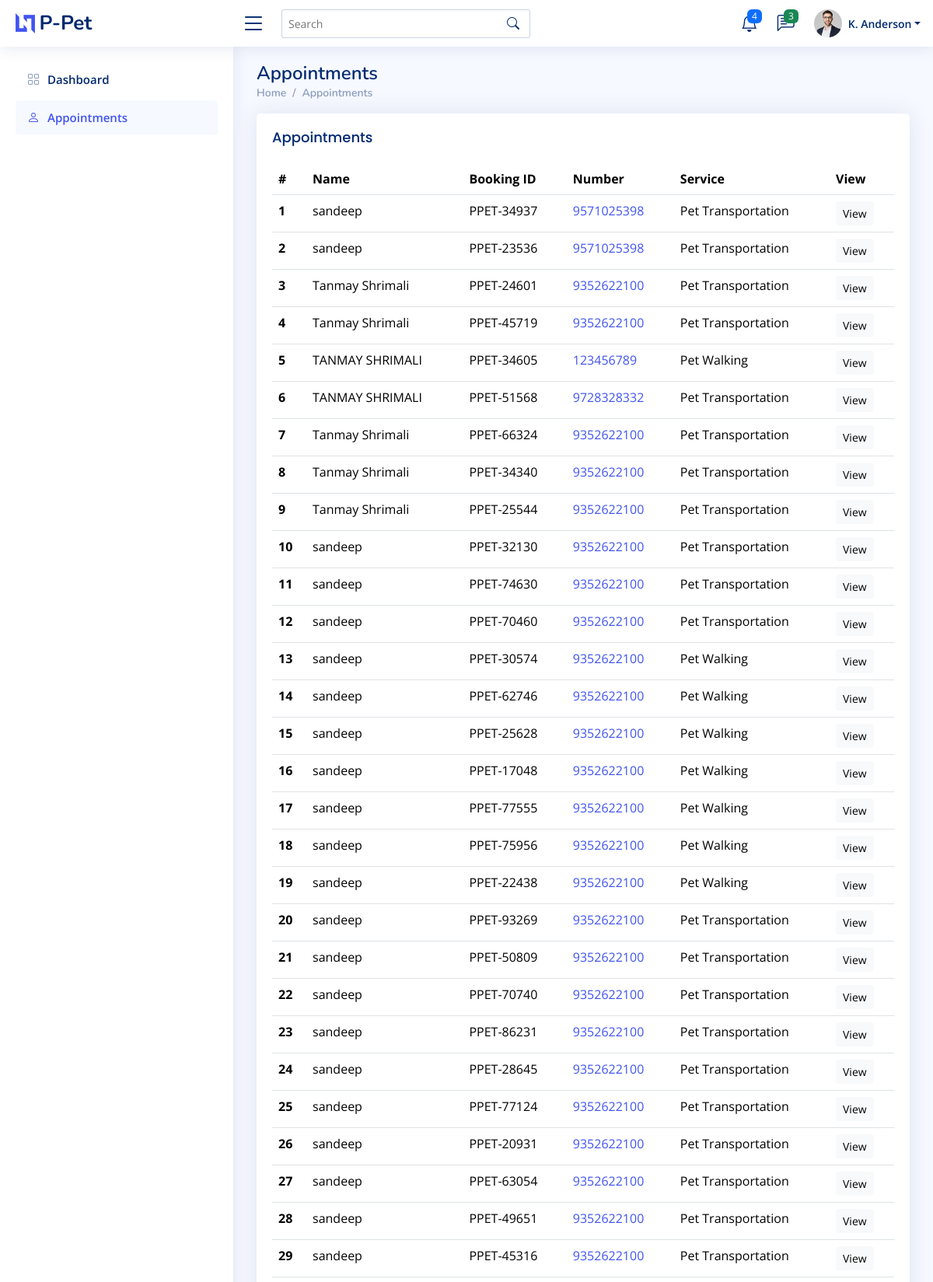
The app's page /appointments/ (upper part) with its own data.
### myapp/models.py (models this page shows, shortened)
class Appointment(models.Model):
    booking_id = models.CharField(max_length=20, unique=True)
    created_at = models.DateTimeField(default=timezone.now)
    name = models.CharField(max_length=200)
    email = models.EmailField()
    number = models.IntegerField()
    pet = models.CharField(max_length=200)
    date = models.CharField(max_length=100)
    time = models.CharField(max_length=200)
    selected_service = models.CharField(max_length=200)
    pet_name = models.CharField(max_length=100, default="", null=True, blank=True)
    pickup_location = models.CharField(max_length=200, default="", null=True, blank=True)
    drop_location = models.CharField(max_length=200, default="", null=True, blank=True)
    instructions = models.TextField(default="", null=True, blank=True)
    signature = models.ImageField(upload_to='signatures/', blank=True, null=True)
    signature_name = models.CharField(max_length=200, default="")
    owner_sign = models.ImageField(default="static/img/arth_sign.png")

### admin/views.py (the view)
# urls.py: path("appointments/", views.appointments, name='appointments'),
def appointments(request):
    appointments = Appointment.objects.all ()
    return render(request, "admin/appointments.html", {'appointments': appointments})

### templates/admin/appointments.html (shortened to what this page needs)
<!DOCTYPE html>
{% load static %}
<html lang="en">
<head>
  <link href="{% static 'assets/vendor/bootstrap/css/bootstrap.min.css' %}" rel="stylesheet">
  <link href="{% static 'assets/vendor/bootstrap-icons/bootstrap-icons.css' %}" rel="stylesheet">
  <link href="{% static 'assets/vendor/boxicons/css/boxicons.min.css' %}" rel="stylesheet">
  <link href="{% static 'assets/vendor/quill/quill.snow.css' %}" rel="stylesheet">
  <link href="{% static 'assets/vendor/quill/quill.bubble.css' %}" rel="stylesheet">
  <link href="{% static 'assets/vendor/remixicon/remixicon.css' %}" rel="stylesheet">
  <link href="{% static 'assets/vendor/simple-datatables/style.css' %}" rel="stylesheet">
  <link href="{% static 'assets/css/style.css' %}" rel="stylesheet">
</head>
<body>
  <header id="header" class="header fixed-top d-flex align-items-center">
    <div class="d-flex align-items-center justify-content-between">
      <a href="index.html" class="logo d-flex align-items-center">
        <img src="assets/img/logo.png" alt="">
        <span class="d-none d-lg-block">P-Pet</span>
      </a>
      <i class="bi bi-list toggle-sidebar-btn"></i>
    </div>
    <div class="search-bar">
      <form class="search-form d-flex align-items-center" method="POST" action="#">
        <input type="text" name="query" placeholder="Search" title="Enter search keyword">
        <button type="submit" title="Search"><i class="bi bi-search"></i></button>
      </form>
    </div>
    <nav class="header-nav ms-auto">
      <ul class="d-flex align-items-center">
        <li class="nav-item dropdown">
          <a class="nav-link nav-icon" href="#" data-bs-toggle="dropdown">
            <i class="bi bi-bell"></i>
            <span class="badge bg-primary badge-number">4</span>
          </a>
        </li>
        <li class="nav-item dropdown">
          <a class="nav-link nav-icon" href="#" data-bs-toggle="dropdown">
            <i class="bi bi-chat-left-text"></i>
            <span class="badge bg-success badge-number">3</span>
          </a>
        </li>
        <li class="nav-item dropdown pe-3">
          <a class="nav-link nav-profile d-flex align-items-center pe-0" href="#" data-bs-toggle="dropdown">
            <img src="assets/img/profile-img.jpg" alt="Profile" class="rounded-circle">
            <span class="d-none d-md-block dropdown-toggle ps-2">K. Anderson</span>
          </a>
        </li>
      </ul>
    </nav>
  </header>
  <aside id="sidebar" class="sidebar">
    <ul class="sidebar-nav" id="sidebar-nav">
      <li class="nav-item">
        <a class="nav-link collapsed" href="{% url 'dashboard' %}">
          <i class="bi bi-grid"></i>
          <span>Dashboard</span>
        </a>
      </li>
      <li class="nav-item">
        <a class="nav-link" href="{% url 'appointments' %}">
          <i class="bi bi-person"></i>
          <span>Appointments</span>
        </a>
      </li>
    </ul>
  </aside>
  <main id="main" class="main">
    <div class="pagetitle">
      <h1>Appointments</h1>
      <nav>
        <ol class="breadcrumb">
          <li class="breadcrumb-item"><a href="{% url 'dashboard' %}">Home</a></li>
          <li class="breadcrumb-item">Appointments</li>
        </ol>
      </nav>
    </div>
    <section class="section">
      <div class="row">
        <div class="col-lg-12">
          <div class="card">
            <div class="card-body">
              <h5 class="card-title">Appointments</h5>
              <div class="table-responsive">
              <table class="table">
                <thead>
                  <tr>
                    <th scope="col">#</th>
                    <th scope="col">Name</th>
                    <th scope="col">Booking ID</th>
                    <th scope="col">Number</th>
                    <th scope="col">Service</th>
                    <th scope="col">View</th>
                  </tr>
                </thead>
                <tbody>
                {% for appointment in appointments %}
                  <tr>
                    <th scope="row">{{forloop.counter}}</th>
                    <td>{{appointment.name}}</td>
                    <td>{{appointment.booking_id}}</td>
                    <td><a href="tel:{{ appointment.number }}">{{appointment.number}}</a></td>
                    <td>{{appointment.selected_service}}</td>
                    <td>
                    <button class="btn btn-sm btn-light mb-0"
                                                data-bs-target="#myModal{{appointment.id}}"
                                                data-bs-toggle="modal">View
                                        </button></td>
                  </tr>
                {% endfor %}
                </tbody>
              </table>
              </div>
            </div>
          </div>
        </div>
      </div>
    </section>
  </main>
</body>
</html>

### static/assets/css/style.css (style rules this page uses)
:root { scroll-behavior: smooth; }
body { font-family: "Open Sans", sans-serif; background: #f6f9ff; color: #444444; }
a { color: #4154f1; text-decoration: none; }
h1, h2, h3, h4, h5, h6 { font-family: "Nunito", sans-serif; }
#main { margin-top: 60px; padding: 20px 30px; transition: all 0.3s; }
.pagetitle { margin-bottom: 10px; }
.pagetitle h1 { font-size: 24px; margin-bottom: 0; font-weight: 600; color: #012970; }
.card { margin-bottom: 30px; border: none; border-radius: 5px; box-shadow: 0px 0 30px rgba(1, 41, 112, 0.1); }
.card-title { padding: 20px 0 15px 0; font-size: 18px; font-weight: 500; color: #012970; font-family: "Poppins", sans-serif; }
.card-body { padding: 0 20px 20px 20px; }
.breadcrumb { font-size: 14px; font-family: "Nunito", sans-serif; color: #899bbd; font-weight: 600; }
.breadcrumb a { color: #899bbd; transition: 0.3s; }
.breadcrumb .breadcrumb-item::before { color: #899bbd; }
.logo { line-height: 1; }
@media (min-width: 1200px) { .logo { width: 280px; } }
.logo img { max-height: 26px; margin-right: 6px; }
.logo span { font-size: 26px; font-weight: 700; color: #012970; font-family: "Nunito", sans-serif; }
.header { transition: all 0.5s; z-index: 997; height: 60px; box-shadow: 0px 2px 20px rgba(1, 41, 112, 0.1); background-color: #fff; padding-left: 20px; }
.header .toggle-sidebar-btn { font-size: 32px; padding-left: 10px; cursor: pointer; color: #012970; }
.header .search-bar { min-width: 360px; padding: 0 20px; }
.header .search-form { width: 100%; }
.header .search-form input { border: 0; font-size: 14px; color: #012970; border: 1px solid rgba(1, 41, 112, 0.2); padding: 7px 38px 7px 8px; border-radius: 3px; transition: 0.3s; width: 100%; }
.header .search-form button { border: 0; padding: 0; margin-left: -30px; background: none; }
.header .search-form button i { color: #012970; }
.header-nav ul { list-style: none; }
.header-nav>ul { margin: 0; padding: 0; }
.header-nav .nav-icon { font-size: 22px; color: #012970; margin-right: 25px; position: relative; }
.header-nav .nav-profile { color: #012970; }
.header-nav .nav-profile img { max-height: 36px; }
.header-nav .nav-profile span { font-size: 14px; font-weight: 600; }
.header-nav .badge-number { position: absolute; inset: -2px -5px auto auto; font-weight: normal; font-size: 12px; padding: 3px 6px; }
.sidebar { position: fixed; top: 60px; left: 0; bottom: 0; width: 300px; z-index: 996; transition: all 0.3s; padding: 20px; overflow-y: auto; scrollbar-width: thin; scrollbar-color: #aab7cf transparent; box-shadow: 0px 0px 20px rgba(1, 41, 112, 0.1); background-color: #fff; }
@media (min-width: 1200px) { #main, #footer { margin-left: 300px; } }
.sidebar-nav { padding: 0; margin: 0; list-style: none; }
.sidebar-nav li { padding: 0; margin: 0; list-style: none; }
.sidebar-nav .nav-item { margin-bottom: 5px; }
.sidebar-nav .nav-link { display: flex; align-items: center; font-size: 15px; font-weight: 600; color: #4154f1; transition: 0.3; background: #f6f9ff; padding: 10px 15px; border-radius: 4px; }
.sidebar-nav .nav-link i { font-size: 16px; margin-right: 10px; color: #4154f1; }
.sidebar-nav .nav-link.collapsed { color: #012970; background: #fff; }
.sidebar-nav .nav-link.collapsed i { color: #899bbd; }

### records on screen
Appointment: name "sandeep", booking_id "PPET-34937", number "9571025398", selected_service "Pet Transportation"
Appointment: name "sandeep", booking_id "PPET-23536", number "9571025398", selected_service "Pet Transportation"
Appointment: name "Tanmay Shrimali", booking_id "PPET-24601", number "9352622100", selected_service "Pet Transportation"
Appointment: name "Tanmay Shrimali", booking_id "PPET-45719", number "9352622100", selected_service "Pet Transportation"
Appointment: name "TANMAY SHRIMALI", booking_id "PPET-34605", number "123456789", selected_service "Pet Walking"
Appointment: name "TANMAY SHRIMALI", booking_id "PPET-51568", number "9728328332", selected_service "Pet Transportation"
Appointment: name "Tanmay Shrimali", booking_id "PPET-66324", number "9352622100", selected_service "Pet Transportation"
Appointment: name "Tanmay Shrimali", booking_id "PPET-34340", number "9352622100", selected_service "Pet Transportation"
Appointment: name "Tanmay Shrimali", booking_id "PPET-25544", number "9352622100", selected_service "Pet Transportation"
Appointment: name "sandeep", booking_id "PPET-32130", number "9352622100", selected_service "Pet Transportation"
Appointment: name "sandeep", booking_id "PPET-74630", number "9352622100", selected_service "Pet Transportation"
Appointment: name "sandeep", booking_id "PPET-70460", number "9352622100", selected_service "Pet Transportation"
Appointment: name "sandeep", booking_id "PPET-30574", number "9352622100", selected_service "Pet Walking"
Appointment: name "sandeep", booking_id "PPET-62746", number "9352622100", selected_service "Pet Walking"
Appointment: name "sandeep", booking_id "PPET-25628", number "9352622100", selected_service "Pet Walking"
Appointment: name "sandeep", booking_id "PPET-17048", number "9352622100", selected_service "Pet Walking"
Appointment: name "sandeep", booking_id "PPET-77555", number "9352622100", selected_service "Pet Walking"
Appointment: name "sandeep", booking_id "PPET-75956", number "9352622100", selected_service "Pet Walking"
Appointment: name "sandeep", booking_id "PPET-22438", number "9352622100", selected_service "Pet Walking"
Appointment: name "sandeep", booking_id "PPET-93269", number "9352622100", selected_service "Pet Transportation"
Appointment: name "sandeep", booking_id "PPET-50809", number "9352622100", selected_service "Pet Transportation"
Appointment: name "sandeep", booking_id "PPET-70740", number "9352622100", selected_service "Pet Transportation"
Appointment: name "sandeep", booking_id "PPET-86231", number "9352622100", selected_service "Pet Transportation"
Appointment: name "sandeep", booking_id "PPET-28645", number "9352622100", selected_service "Pet Transportation"
Appointment: name "sandeep", booking_id "PPET-77124", number "9352622100", selected_service "Pet Transportation"
Appointment: name "sandeep", booking_id "PPET-20931", number "9352622100", selected_service "Pet Transportation"
Appointment: name "sandeep", booking_id "PPET-63054", number "9352622100", selected_service "Pet Transportation"
Appointment: name "sandeep", booking_id "PPET-49651", number "9352622100", selected_service "Pet Transportation"
Appointment: name "sandeep", booking_id "PPET-45316", number "9352622100", selected_service "Pet Transportation"
